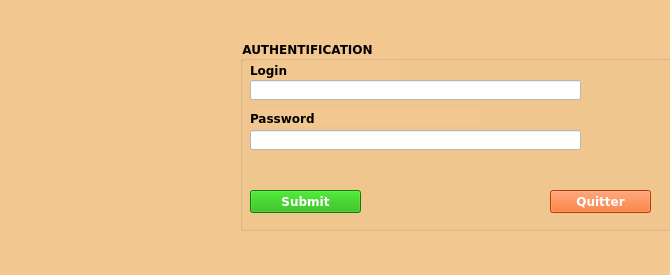
<?xml version="1.0" encoding="UTF-8"?>
<ui version="4.0">
 <class>Authentification</class>
 <widget class="QMainWindow" name="Authentification">
  <property name="geometry">
   <rect>
    <x>0</x>
    <y>0</y>
    <width>670</width>
    <height>275</height>
   </rect>
  </property>
  <property name="sizePolicy">
   <sizepolicy hsizetype="Fixed" vsizetype="Fixed">
    <horstretch>0</horstretch>
    <verstretch>0</verstretch>
   </sizepolicy>
  </property>
  <property name="windowTitle">
   <string>AUTHENTIFICATION</string>
  </property>
  <property name="styleSheet">
   <string notr="true">background-color: rgb(242, 200, 144);</string>
  </property>
  <widget class="QWidget" name="centralwidget">
   <widget class="QGroupBox" name="groupBox">
    <property name="geometry">
     <rect>
      <x>240</x>
      <y>40</y>
      <width>441</width>
      <height>191</height>
     </rect>
    </property>
    <property name="font">
     <font>
      <family>Verdana</family>
      <weight>75</weight>
      <bold>true</bold>
     </font>
    </property>
    <property name="title">
     <string>AUTHENTIFICATION</string>
    </property>
    <widget class="QLabel" name="label">
     <property name="geometry">
      <rect>
       <x>10</x>
       <y>20</y>
       <width>151</width>
       <height>20</height>
      </rect>
     </property>
     <property name="font">
      <font>
       <family>Verdana</family>
       <weight>75</weight>
       <bold>true</bold>
      </font>
     </property>
     <property name="text">
      <string>Login</string>
     </property>
    </widget>
    <widget class="QLineEdit" name="lineEdit">
     <property name="geometry">
      <rect>
       <x>10</x>
       <y>40</y>
       <width>331</width>
       <height>20</height>
      </rect>
     </property>
     <property name="font">
      <font>
       <family>Verdana</family>
       <weight>75</weight>
       <bold>true</bold>
      </font>
     </property>
     <property name="styleSheet">
      <string notr="true">background-color: rgb(255, 255, 255);</string>
     </property>
    </widget>
    <widget class="QLabel" name="label_2">
     <property name="geometry">
      <rect>
       <x>10</x>
       <y>70</y>
       <width>231</width>
       <height>16</height>
      </rect>
     </property>
     <property name="font">
      <font>
       <family>Verdana</family>
       <weight>75</weight>
       <bold>true</bold>
      </font>
     </property>
     <property name="text">
      <string>Password</string>
     </property>
    </widget>
    <widget class="QLineEdit" name="lineEdit_2">
     <property name="geometry">
      <rect>
       <x>10</x>
       <y>90</y>
       <width>331</width>
       <height>20</height>
      </rect>
     </property>
     <property name="font">
      <font>
       <family>Verdana</family>
       <weight>75</weight>
       <bold>true</bold>
      </font>
     </property>
     <property name="styleSheet">
      <string notr="true">background-color: rgb(255, 255, 255);</string>
     </property>
     <property name="echoMode">
      <enum>QLineEdit::Password</enum>
     </property>
    </widget>
    <widget class="QPushButton" name="pushButtonSubmit">
     <property name="geometry">
      <rect>
       <x>10</x>
       <y>150</y>
       <width>111</width>
       <height>23</height>
      </rect>
     </property>
     <property name="font">
      <font>
       <family>Verdana</family>
       <weight>75</weight>
       <bold>true</bold>
      </font>
     </property>
     <property name="styleSheet">
      <string notr="true">background-color: rgb(23, 175, 0);
color: rgb(255, 255, 255);</string>
     </property>
     <property name="text">
      <string>Submit</string>
     </property>
     <property name="icon">
      <iconset resource="MesRessources.qrc">
       <normaloff>:/Images/valide.png</normaloff>:/Images/valide.png</iconset>
     </property>
     <property name="iconSize">
      <size>
       <width>20</width>
       <height>20</height>
      </size>
     </property>
    </widget>
    <widget class="QPushButton" name="pushButton">
     <property name="geometry">
      <rect>
       <x>310</x>
       <y>150</y>
       <width>101</width>
       <height>23</height>
      </rect>
     </property>
     <property name="font">
      <font>
       <family>Verdana</family>
       <weight>75</weight>
       <bold>true</bold>
      </font>
     </property>
     <property name="styleSheet">
      <string notr="true">background-color: rgb(255, 85, 0);
color: rgb(255, 255, 255);
</string>
     </property>
     <property name="text">
      <string>Quitter</string>
     </property>
     <property name="icon">
      <iconset resource="MesRessources.qrc">
       <normaloff>:/Images/cancel.png</normaloff>:/Images/cancel.png</iconset>
     </property>
     <property name="iconSize">
      <size>
       <width>20</width>
       <height>20</height>
      </size>
     </property>
    </widget>
   </widget>
   <widget class="QLabel" name="label_pic">
    <property name="geometry">
     <rect>
      <x>10</x>
      <y>40</y>
      <width>231</width>
      <height>191</height>
     </rect>
    </property>
    <property name="text">
     <string/>
    </property>
    <property name="pixmap">
     <pixmap resource="MesRessources.qrc">:/Images/authentificationPhoto.jpg</pixmap>
    </property>
   </widget>
  </widget>
  <widget class="QMenuBar" name="menubar">
   <property name="geometry">
    <rect>
     <x>0</x>
     <y>0</y>
     <width>670</width>
     <height>21</height>
    </rect>
   </property>
  </widget>
  <widget class="QStatusBar" name="statusbar"/>
 </widget>
 <resources>
  <include location="MesRessources.qrc"/>
 </resources>
 <connections/>
</ui>
